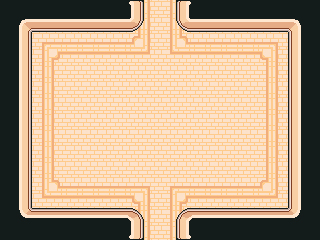

Below is a game level as drawn by its tile map, then a one-line description and the .tmx file that defines it, in full:
An orthogonal 20x15 tile map with 16x16 px tiles, 2 tile layers (floor, walls), 5 tilesets and 8 objects (3x Enemy, 2x Door, 2x Item).

<map version="1.10" tiledversion="1.11.2" orientation="orthogonal" renderorder="right-down" width="20" height="15" tilewidth="16" tileheight="16" infinite="0" nextlayerid="5" nextobjectid="31">
 <tileset firstgid="1" source="tilesets/InteriorFloor.tsx" />
 <tileset firstgid="375" source="tilesets/Interior.tsx" />
 <tileset firstgid="695" source="tilesets/buildings_x.tsx" />
 <tileset firstgid="699" source="tilesets/skeleton.tsx" />
 <tileset firstgid="727" source="tilesets/items.tsx" />
 <layer id="1" name="floor" width="20" height="15">
  <data encoding="csv">
24,24,24,24,24,24,24,24,25,23,25,23,24,24,24,24,24,24,24,24,
24,24,24,24,24,24,24,24,25,23,25,23,24,24,24,24,24,24,24,24,
24,24,28,46,46,46,46,46,47,23,25,45,46,46,46,46,46,29,24,24,
24,24,25,1,2,2,2,2,2,51,50,2,2,2,2,2,3,23,24,24,
24,24,25,23,24,24,24,24,24,24,24,24,24,24,24,24,25,23,24,24,
24,24,25,23,24,24,24,24,24,24,24,24,24,24,24,24,25,23,24,24,
24,24,25,23,24,24,24,24,24,24,24,24,24,24,24,24,25,23,24,24,
24,24,25,23,24,24,24,24,24,24,24,24,24,24,24,24,25,23,24,24,
24,24,25,23,24,24,24,24,24,24,24,24,24,24,24,24,25,23,24,24,
24,24,25,23,24,24,24,24,24,24,24,24,24,24,24,24,25,23,24,24,
24,24,25,23,24,24,24,24,24,24,24,24,24,24,24,24,25,23,24,24,
24,24,25,45,46,46,46,46,46,29,28,46,46,46,46,46,47,23,24,24,
24,24,50,2,2,2,2,2,3,23,25,1,2,2,2,2,2,51,24,24,
24,24,24,24,24,24,24,24,25,23,25,23,24,24,24,24,24,24,24,28,
24,24,24,24,24,24,24,24,25,23,25,23,24,24,24,24,28,29,24,50
</data>
 </layer>
 <layer id="3" name="walls" width="20" height="15">
  <data encoding="csv">
423,375,423,375,375,375,375,423,456,427,426,461,423,375,423,375,375,423,423,423,
375,376,380,380,380,380,380,380,392,425,508,397,380,380,380,380,380,380,478,423,
423,424,410,394,394,394,507,443,396,425,506,396,394,394,394,394,394,396,429,375,
423,424,410,394,394,394,441,425,425,444,444,506,394,394,394,394,394,396,429,375,
423,424,394,394,394,394,394,394,394,506,411,507,394,394,394,394,394,394,429,375,
423,424,428,395,394,394,394,394,394,394,428,394,394,394,394,394,394,506,429,423,
375,424,508,396,394,394,394,394,394,394,428,394,394,394,394,394,394,394,429,375,
423,424,426,395,394,394,394,394,394,394,394,394,394,394,394,394,394,394,429,423,
375,424,425,441,394,394,394,394,394,394,394,394,394,394,394,394,394,394,429,423,
423,424,426,396,394,394,394,394,394,394,394,394,394,394,394,394,394,394,429,423,
375,424,396,443,394,394,394,394,394,394,394,394,394,394,394,394,394,394,429,423,
423,424,507,507,394,394,394,394,394,394,394,394,394,394,394,394,428,441,429,423,
423,424,394,427,394,394,394,394,506,508,410,426,394,394,394,394,394,426,429,423,
423,407,524,524,524,524,524,524,504,428,425,509,524,524,524,524,524,524,525,423,
375,375,423,423,423,423,423,375,440,411,394,445,375,423,423,423,423,375,375,423
</data>
 </layer>
 <objectgroup id="4" name="colliders" locked="1">
  <object id="13" gid="698" x="195.526" y="144.044" width="28" height="32" />
 </objectgroup>
 <objectgroup id="2" name="game">
  <object id="3" type="Door" x="141.867" y="0.727521" width="33.8297" height="12.0041">
   <properties>
    <property name="goto" type="file" value="second.tmx" />
   </properties>
  </object>
  <object id="8" type="Door" x="142.958" y="225.168" width="34.5572" height="13.8229">
   <properties>
    <property name="direction" propertytype="Direction" value="up" />
    <property name="goto" value="first.tmx" />
   </properties>
  </object>
  <object id="24" type="Enemy" gid="699" x="47.2916" y="63.6553" width="16" height="16">
   <properties>
    <property name="kind" value="skeleton" />
   </properties>
  </object>
  <object id="25" type="Enemy" gid="699" x="256.09" y="63.2916" width="16" height="16">
   <properties>
    <property name="kind" value="skeleton" />
   </properties>
  </object>
  <object id="26" type="Enemy" gid="699" x="255.726" y="206.249" width="16" height="16">
   <properties>
    <property name="kind" value="skeleton" />
   </properties>
  </object>
  <object id="27" type="Item" gid="727" x="49.8365" y="198.429" width="9" height="11">
   <properties>
    <property name="kind" propertytype="ItemKind" value="LifePotion" />
   </properties>
  </object>
  <object id="30" type="Item" gid="727" x="266.274" y="181.696" width="9" height="11">
   <properties>
    <property name="kind" propertytype="ItemKind" value="LifePotion" />
   </properties>
  </object>
 </objectgroup>
</map>
